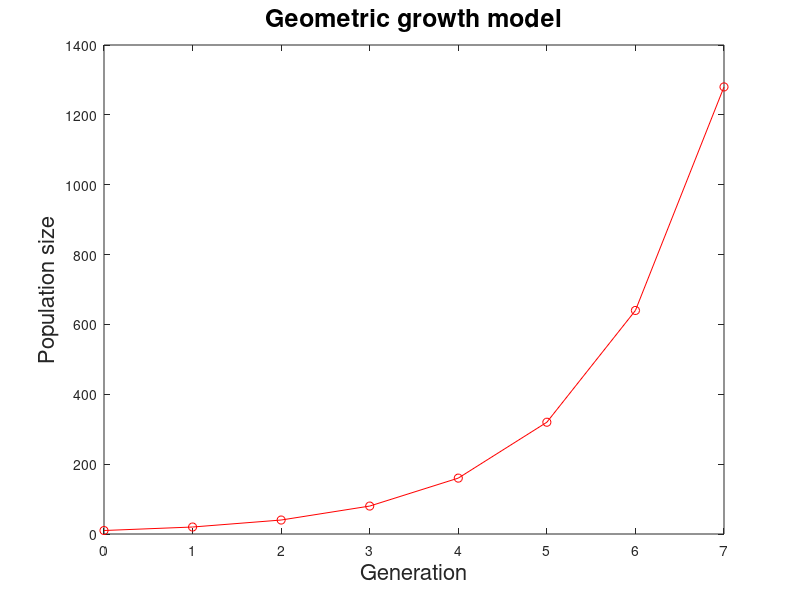

MATLAB code for this plot:
% solve geometric growth model until population goes over 1000

% set initial size
initsize=10;

% create matrix to hold results sizes and store initial size 
popsize=initsize; 

% create variable to hold the current population size
popnow=initsize; 

% calculate population sizes and append to popsize
while(popnow<1000); 
	popnow=popnow*2;
    popsize=[popsize;popnow];
end;

% to plot we need to know how many values are in popsize
[r,c]=size(popsize);
xvals=(1:r)-1;
plot(xvals, popsize,'-o','Color','red');

xlabel('Generation','Fontsize',16); 
ylabel('Population size','Fontsize',16);
title('Geometric growth model','Fontsize',18);
